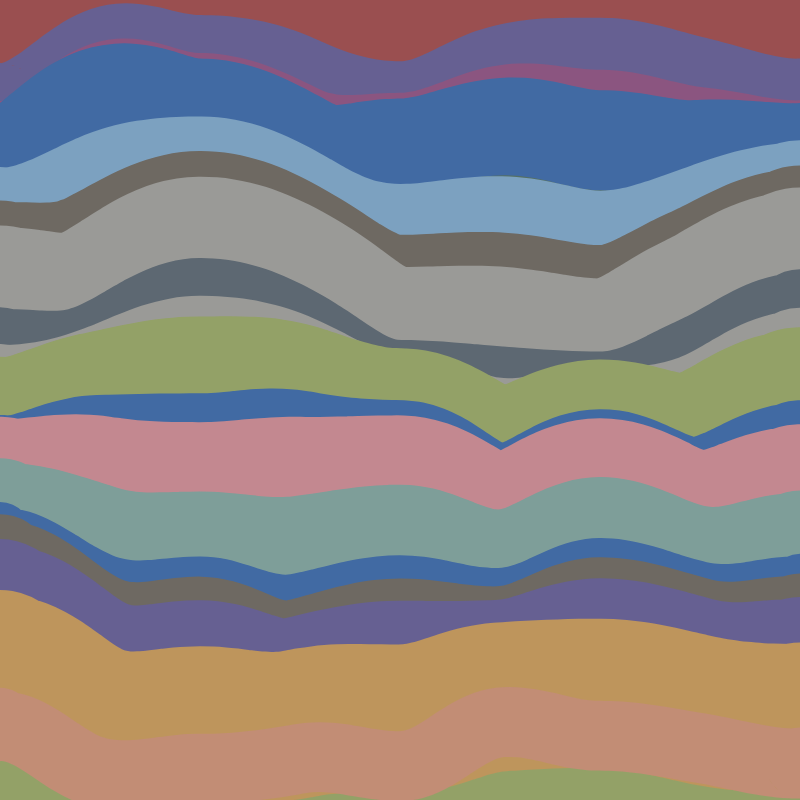
Frame 1 (no input)
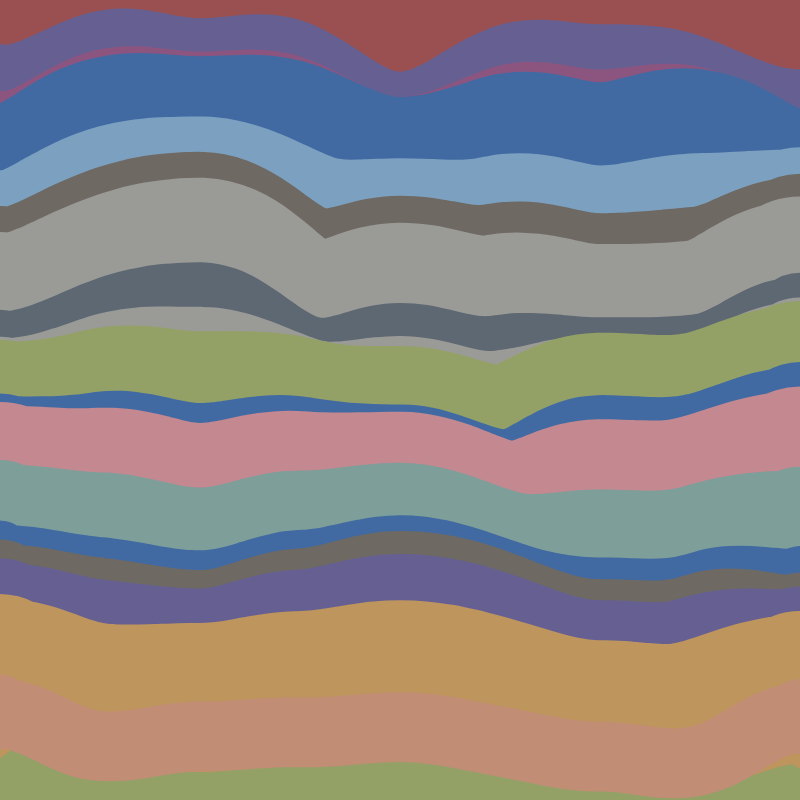
Frame 60 (no input)
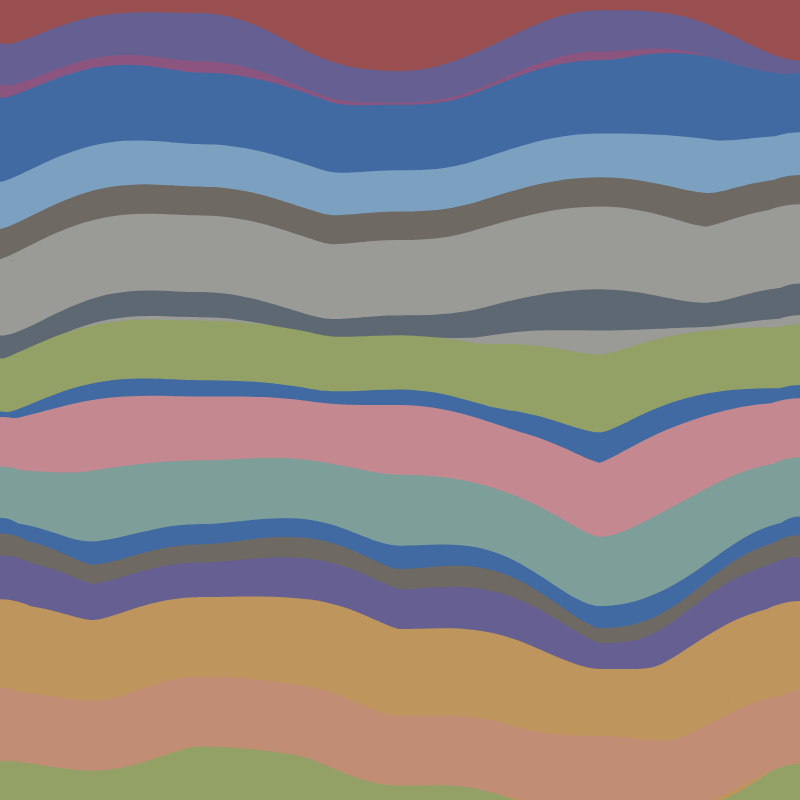
Frame 120 (the mouse pressed at the canvas centre since frame 60)

The p5.js sketch that drew these frames (run headless with seeded random() and noise() and a simulated clock; from frame 60 on, the mouse is pressed at the canvas centre):

// p5.js sketch
// ── sketch.js
const COLORS = ["#6f6776", "#9a9a97", "#c5ccb8", "#8b5580", "#c38890", "#a593a5", "#666092", "#9a4f50", "#c28d75", "#7ca1c0", "#416aa3", "#8d6268", "#be955c", "#68aca9", "#387080", "#6e6962", "#93a167", "#6eaa78", "#557064", "#9d9f7f", "#7e9e99", "#5d6872", "#433455"]
const NUM_WAVES = 20;
const NOISE_HEIGHT = 100;

let backgroundColor;
let t = 0; // Time variable
let noiseScale = 0.005; // Scale of the noise
let waves = new Array(NUM_WAVES);

function setup() {
  createCanvas(800, 800);
  noiseDetail(2);
  backgroundColor = random(COLORS);
  for (let i = 0; i < NUM_WAVES; i ++){
    waves[i] = new Wave(random(COLORS), i);
  }
}

function draw() {
  background(backgroundColor);
  waves.forEach((wave)=>wave.update());
  waves.forEach((wave)=>wave.draw());
  t += 0.01;
}

class Wave{
  constructor(color, offset){
    this.color = color;
    this.offset = offset;
    this.curvePoints = [];
    this.width = random(50,200);
  }

  update(){
    for (let x = -10; x <= width+10; x += 10) {
      let noiseVal = map(noise(x * noiseScale, this.offset/8, t), 0, 1, -1*NOISE_HEIGHT, NOISE_HEIGHT); // Map the noise value to a displacement
      let y = height * ((.5+this.offset)/NUM_WAVES) + noiseVal; // Offset the y position
      this.curvePoints.push(createVector(x, y)); // Add the point to the array
    }
  }

  draw(){
    // Draw the curve
    noFill();
    stroke(this.color);
    strokeWeight(this.width);
    beginShape();
    curveVertex(-100, height * ((.5+this.offset)/NUM_WAVES));
    curveVertex(-100, height * ((.5+this.offset)/NUM_WAVES));
    for (let i = 0; i < this.curvePoints.length; i++) {
      let p = this.curvePoints[i];
      curveVertex(p.x, p.y);
    }
    curveVertex(width + 100, height * ((.5+this.offset)/NUM_WAVES));
    curveVertex(width + 100, height * ((.5+this.offset)/NUM_WAVES));
    endShape();
    this.curvePoints = [];
  }
}
